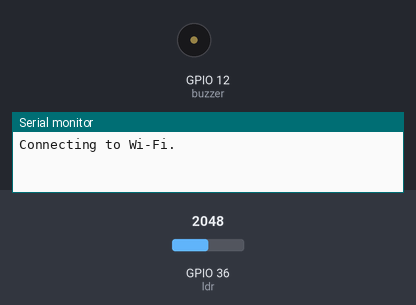
Recording of a sketch running on a simulated ESP32. Shown: buzzer (waves = sounding, pin HIGH), the last lines printed to the serial monitor. Inputs (shaded band) come from the test bench; at power-on: GPIO 36 (ldr) = 2048. WiFi joins after 1.5 s; servers stay silent unless stated; the Firebase database answers and starts empty.

Above: at 0.1 s.
At 2.4 s:
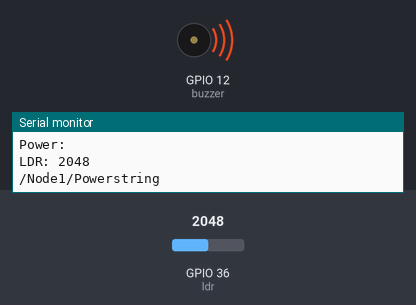
Timing chart, 0 to 3.9 s (numbered marks = the images above):
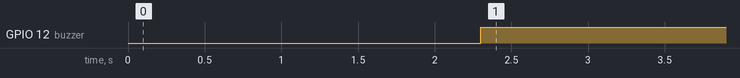

Measured:
- by itself, GPIO 12 (buzzer): LOW → HIGH at 2.3 s

The sketch:

Project4.ino
```cpp
#include <WiFi.h>

#include "FirebaseESP32.h"

#define FIREBASE_HOST "https://projectiot4-8363d-default-rtdb.firebaseio.com/"
#define FIREBASE_SECRET "NCtSmvSuAgLXLEvfQEbmb6CAD2m0co58Aa0Gs3Oo"
#define WIFI_SSID "wolverine"
#define WIFI_PASSWORD "tanpapassword"

#define buzzer 12
#define ldr 36

FirebaseData fbd;
FirebaseAuth auth;
FirebaseConfig config;

String path = "/Node1";


unsigned long dataMillis = 0;

void setup()
{
    Serial.begin(115200);
    pinMode(buzzer,OUTPUT);
    pinMode(ldr,INPUT);

    WiFi.begin(WIFI_SSID, WIFI_PASSWORD);
    Serial.print("Connecting to Wi-Fi");
    while (WiFi.status() != WL_CONNECTED)
    {
        Serial.print(".");
        delay(300);
    }
    Serial.println();
    Serial.print("Connected with IP: ");
    Serial.println(WiFi.localIP());
    Serial.println();

    Serial.printf("Firebase Client v%s\n\n", FIREBASE_CLIENT_VERSION);

    /* Assign the certificate file (optional) */
    //config.cert.file = "/cert.cer";
    //config.cert.file_storage = StorageType::FLASH;

    /* Assign the database URL and database secret(required) */
    config.database_url = FIREBASE_HOST;
    config.signer.tokens.legacy_token = FIREBASE_SECRET;

    Firebase.reconnectWiFi(true);

    /* Initialize the library with the Firebase authen and config */
    Firebase.begin(&config, &auth);

    //Or use legacy authenticate method
    //Firebase.begin(FIREBASE_HOST, FIREBASE_SECRET);


}
void loop()
{
  String power;
  String on = "ON";
  if (millis() - dataMillis > 2000)
  {
      Firebase.getString(fbd,"/Node1/Power");
      power = fbd.stringData();
      dataMillis = millis();
      Serial.print("Power: ");
      Serial.print(power);
      Serial.println();
      int ldrValue = analogRead(ldr);
      Serial.print("LDR: ");
      Serial.print(ldrValue);
      Serial.println();
      if (Firebase.setFloat(fbd, "/Node1/LDR", ldrValue))
      {
        Serial.print(fbd.dataPath());
        Serial.print(fbd.dataType());
        Serial.println();
      }
      else
      {
        Serial.print(fbd.errorReason());
        Serial.println();
      }
      if(ldrValue == 0){
        digitalWrite(buzzer,LOW);
      } else {
        digitalWrite(buzzer,HIGH);
      }
      delay(100);
}
}
```
